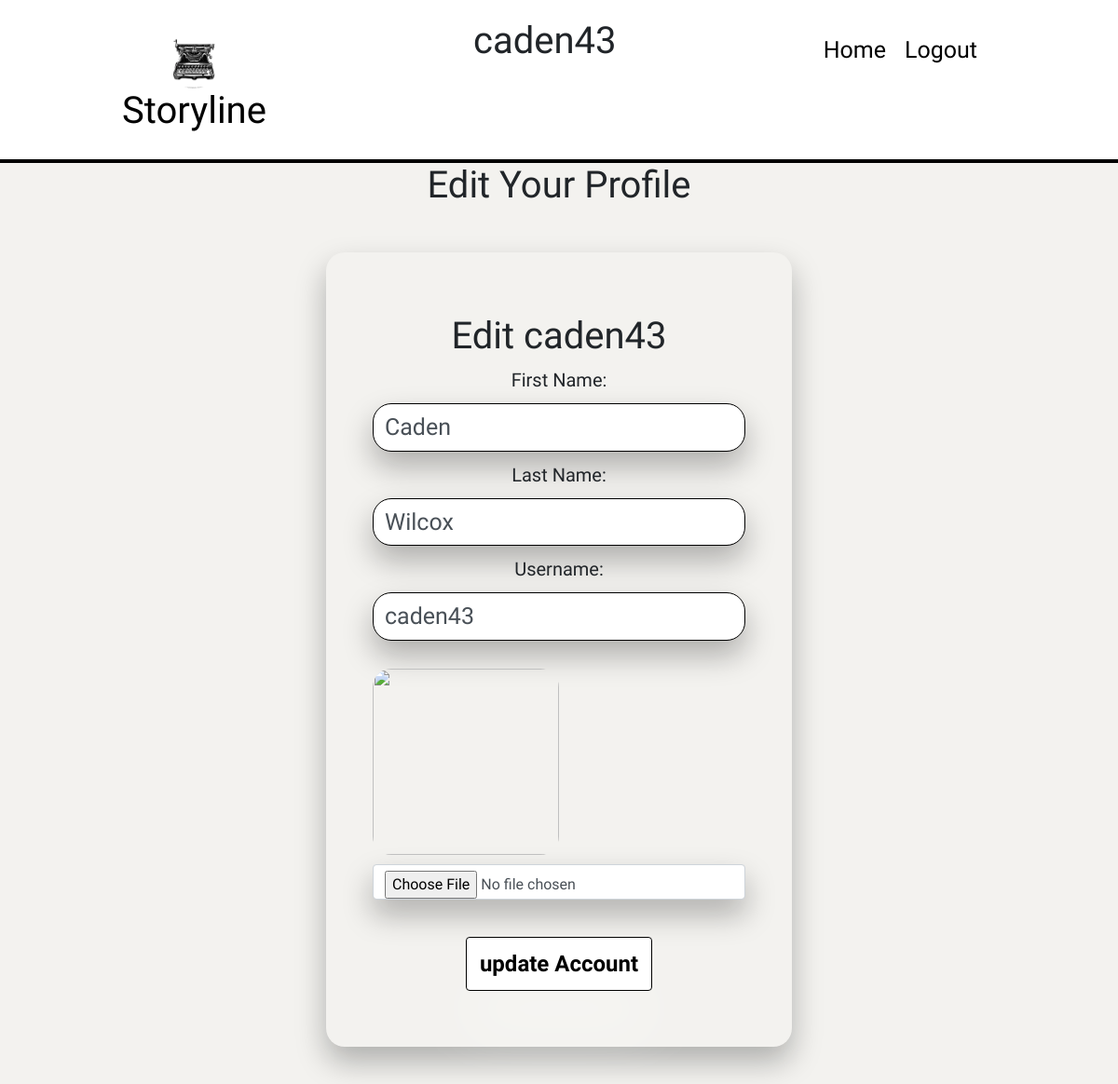
The app's page /profile/edit/1 (signed in), older data.
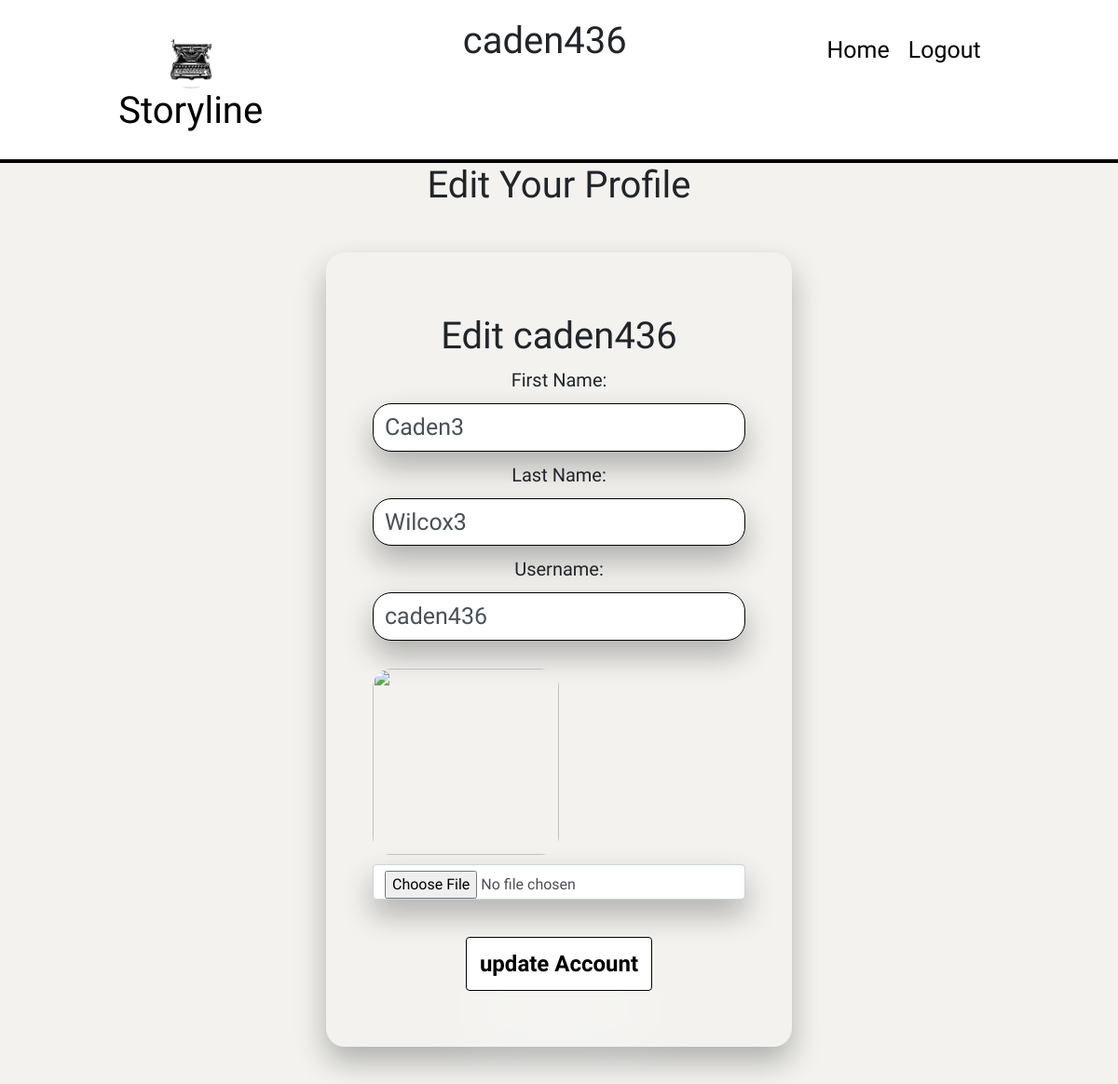
The same page, newer data.
### storylineapp/models.py (models this page shows)
class User(models.Model):
    first_name = models.CharField(max_length=255)
    last_name = models.CharField(max_length=255)
    username = models.CharField(max_length=255)
    email_address = models.CharField(max_length=255)
    password = models.CharField(max_length=255)
    created_at = models.DateTimeField(auto_now_add=True)
    updated_at = models.DateTimeField(auto_now=True)
    objects = UserManager()

### storylineapp/views.py (the view)
# urls.py: path('profile/edit/<int:id>', views.edit_profile),
def edit_profile(request, id):
    if 'user_id' not in request.session:
        messages.error(request, "You need to log in")
        return redirect('/')
    user = User.objects.get(id=id)
    context ={
        'user': user
    }
    return render(request, 'edit_profile.html', context)

### storylineapp/templates/edit_profile.html (shortened to what this page needs)
<!DOCTYPE html>
<html lang="en">
<head>
    <link rel="stylesheet" href="https://cdn.jsdelivr.net/npm/bootstrap@4.6.0/dist/css/bootstrap.min.css">
    {% load static %}
    <link rel="stylesheet" href="{% static 'css/style.css' %}">
    <link rel="stylesheet" href="{% static 'css/style.css' %}">
    {%load thumbnail%}
</head>
<body>
    <header>
        <h1 class="storyline-header">
            <a href="/dashboard"><img class="logo" src="{% static 'images/typewriter.jpg' %}"/>
            </a>
            Storyline</h1>
            <h1>{{user.username}}</h1>
        <ul>
            <li><a href="/dashboard">Home</a></li>
            <li><a href="/logout">Logout</a></li>
        </ul>
    </header>
    <div class="dashboard">
        <h1 class="text-center">Edit Your Profile</h1>
        <div class="create-story">
            <div class="create-story-form">
                <form action="/profile/update/{{user.id}}" enctype="multipart/form-data" method="POST">
                    <h1 class="text-center">Edit {{user.username}}</h1>
                    <label class="form-label" for="first_name">First Name:</label>
                    <input class="form-control" type="text" name="first_name" value="{{user.first_name}}">
                    <label class="form-label" for="last_name">Last Name:</label>
                    <input class="form-control" type="text" name="last_name"
                    value="{{user.last_name}}">
                    <label class="form-label" for="last_name">Username:</label>
                    <input class="form-control" type="text" name="username"
                    value="{{user.username}}">
                    {% thumbnail user.profile.image "200x200" crop="center" as im %}
                    <img class="profile-pic" src="{{ im.url }}" width="200px" height="200px" style="border-radius: 20px;">
                    {% endthumbnail %}
                    <input class="form-control" type="file" name="image">
                    <input class="button" type="submit" value="update Account">
                </form>
            </div>
        </div>
    </div>
</body>
</html>

Row changes from the older to the newer data that the page shows:
changed User: username "caden43" → "caden436"; first_name "Caden" → "Caden3"; last_name "Wilcox" → "Wilcox3"
